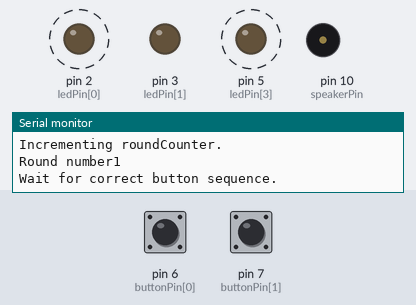
Simulated run of this sketch. Board: Arduino Uno, built with avr-gcc and run on an emulated ATmega328P. On the bench: output pins drawn as LEDs (lit = HIGH), buzzer (waves = sounding), the last lines printed to the serial monitor. Dashed ring = blinking. The inputs (shaded band) are chosen by the test bench; at power-on: pin 6 (buttonPin[0]) HIGH, pin 7 (buttonPin[1]) LOW. Random numbers use the default seed unless the sketch sets one; pins used as bus, display or sensor lines are not drawn.

Above: at 2.9 s.
3.0 s: pin 6 (buttonPin[0]) pulled LOW for 3.2 s
At 3.72 s:
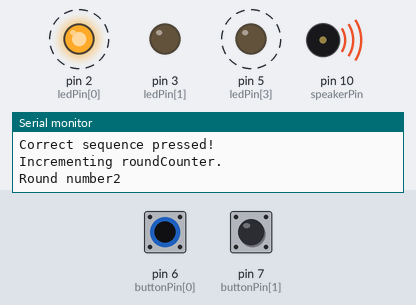
At 5.1 s:
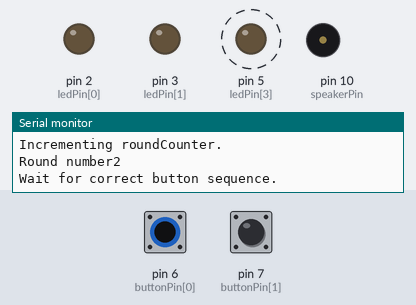
Timing chart, 0 to 6.6 s (numbered marks = the images above; inputs shaded):
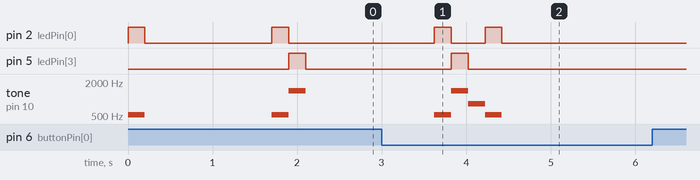

Measured:
- by itself, pin 2 (ledPin[0]): alternates HIGH for 0.20 s and LOW for 0.40 s, 4 changes in all, then stays LOW
- by itself, tone on pin 10 (speakerPin): plays 523 Hz for 0.20 s, 1397 Hz for 0.20 s, 830 Hz for 0.20 s, 523 Hz for 0.20 s

The sketch:

simon_says_part_3.ino
```cpp
// Define constants - these values don't change throughout the code
// the pins that will control the leds
const byte ledPin [] = {2, 3, 10, 5};

// the pins that will read input from the buttons
const byte buttonPin [] = {6, 7, 8, 9};

const short numberOfOptions = sizeof(ledPin) / sizeof(byte);

// setup buzzer pin
const byte speakerPin = 10;

// setup tone frequency to be played by buzzer
const unsigned int notes [] = {523, 784, 830, 1397};

// counter variable
int i;

// variable to hold which button is pressed
byte whichButton;

// constant to hold the max number of rounds that can be played
const byte maxRounds = 100;

// variable to count the value of the current round
byte roundCounter = 0;

// setup array to hold the series of prompts for every round
byte promptArray [maxRounds];

// setup function - runs once
void setup() {
	// setup pin modes as input or output

	// loop through each led pin and set up as output
	for (i = 0; i < numberOfOptions; i++) {
		pinMode(ledPin[i], OUTPUT);
		// keep led off by default
		digitalWrite(ledPin[i], LOW);
	}

	// loop through each button and set up as input
	// button pin is floating value. It relies on the pull up resistor for it's value
	// unpressed - HIGH
	// pressed - LOW
	for (i = 0; i < numberOfOptions; i++) {
		pinMode(buttonPin, INPUT);
	}

	// keep led off by default
	digitalWrite(ledPin, LOW);

	// start serial monitor for debugging
	Serial.begin(9600);

	// setup up random seed with floating analog input
	int seed = analogRead(0);
	randomSeed(seed);

	// print a debug statement
	Serial.println("Setup completed successfully.");
}

// loop function - runs continuously after setup() is run
void loop() {
	Serial.print("Round number"); Serial.println(roundCounter);

	// generate a random number between 0 and 3 and put it in the next available spot in the prompt array
	promptArray[roundCounter] = random(4);

	// blink each led in the sequence of prompts
	for (i = 0; i <= roundCounter; i++) {
		digitalWrite(ledPin[promptArray[i]], HIGH);

		// play tone on buzzer
		tone(speakerPin, notes[promptArray[i]]);

		// blink length
		delay(200);

		digitalWrite(ledPin[promptArray[i]], LOW);

		// turn off buzzer
		noTone(speakerPin);

	}

	Serial.println("Wait for correct button sequence.");

	// set play counter 0 for new round
	i = 0;

	// a loop to check the value of the button until it turns low
	// after a correct button press, the round counter will increment and the loop will wait for the next correct button press in the sequence
	while(1) {
		// check if a button is pressed and which one
		whichButton = checkButton();

		// check if a button has been pressed
		if (whichButton != 4) {
			// if a button has been pressed, check if it's the same as the prompt
			if (whichButton == promptArray[i]) {
				digitalWrite(ledPin[promptArray[i]], HIGH);

				// play tone on buzzer
				tone(speakerPin, notes[promptArray[i]]);

				// blink length
				delay(200);

				digitalWrite(ledPin[promptArray[i]], LOW);

				// turn off buzzer
				noTone(speakerPin);

				// wait for button to depress
				while (whichButton != 4) {
					whichButton = checkButton();
				}
			}

			// if the play counter is equal to the round counter, the sequence has been completed.
			// exit the user round loop
			if (i == roundCounter) {
				delay(1000);
				break;
			}

			// increment play counter so the while loop waits for the next prompt in the sequence
			i++;
		}

		// wait a little bit to prevent false readings due to bouncing
		delay(20);
	}

	Serial.println("Correct sequence pressed!");

	Serial.println("Incrementing roundCounter.");
	roundCounter++;

	delay(500);
}

// checks to see if the value of each button pin is LOW (pressed)
// if so, the function returns a value between 0 and 3 corresponding to that button
// if the loop completes and every button pin reads HIGH, the function returns 4
byte checkButton () {
	for (byte i = 0; i < 4; i++) {
		if (digitalRead(buttonPin[i]) == LOW) { return i; }
	}
	return 4;
}
```
